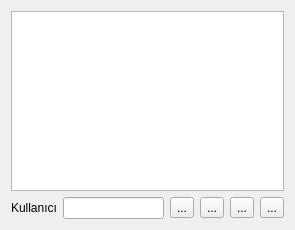
<?xml version="1.0" encoding="UTF-8"?>
<ui version="4.0">
 <class>f_user</class>
 <widget class="QDialog" name="f_user">
  <property name="geometry">
   <rect>
    <x>0</x>
    <y>0</y>
    <width>295</width>
    <height>230</height>
   </rect>
  </property>
  <property name="sizePolicy">
   <sizepolicy hsizetype="Fixed" vsizetype="Fixed">
    <horstretch>0</horstretch>
    <verstretch>0</verstretch>
   </sizepolicy>
  </property>
  <property name="windowTitle">
   <string>Kullanıcı Ekle/Çıkar/Yedekle</string>
  </property>
  <property name="windowIcon">
   <iconset>
    <normaloff>../../../../../../usr/kde/3.5/share/icons/crystalsvg/32x32/actions/edit_user.png</normaloff>../../../../../../usr/kde/3.5/share/icons/crystalsvg/32x32/actions/edit_user.png</iconset>
  </property>
  <layout class="QGridLayout" name="gridLayout">
   <item row="0" column="0" colspan="6">
    <widget class="QListWidget" name="lwUserList">
     <property name="toolTip">
      <string>Kullanıcılar</string>
     </property>
    </widget>
   </item>
   <item row="1" column="0">
    <widget class="QLabel" name="label">
     <property name="text">
      <string>Kullanıcı</string>
     </property>
    </widget>
   </item>
   <item row="1" column="1">
    <widget class="QLineEdit" name="lEUser">
     <property name="toolTip">
      <string>Eklenecek kullanıcı ismini giriniz.</string>
     </property>
    </widget>
   </item>
   <item row="1" column="2">
    <widget class="QToolButton" name="tBAdd">
     <property name="toolTip">
      <string>Ekle</string>
     </property>
     <property name="text">
      <string>...</string>
     </property>
     <property name="icon">
      <iconset resource="ikonlar.qrc">
       <normaloff>:/ikonlar/ikonlar/apply.png</normaloff>:/ikonlar/ikonlar/apply.png</iconset>
     </property>
    </widget>
   </item>
   <item row="1" column="3">
    <widget class="QToolButton" name="tBDel">
     <property name="toolTip">
      <string>Sil</string>
     </property>
     <property name="text">
      <string>...</string>
     </property>
     <property name="icon">
      <iconset resource="ikonlar.qrc">
       <normaloff>:/ikonlar/ikonlar/button_cancel.png</normaloff>:/ikonlar/ikonlar/button_cancel.png</iconset>
     </property>
    </widget>
   </item>
   <item row="1" column="4">
    <widget class="QToolButton" name="tbBackup">
     <property name="toolTip">
      <string>Yedekle</string>
     </property>
     <property name="text">
      <string>...</string>
     </property>
     <property name="icon">
      <iconset resource="ikonlar.qrc">
       <normaloff>:/ikonlar/ikonlar/easymoblog.png</normaloff>:/ikonlar/ikonlar/easymoblog.png</iconset>
     </property>
    </widget>
   </item>
   <item row="1" column="5">
    <widget class="QToolButton" name="tbGeriYukle">
     <property name="toolTip">
      <string>Geri Yükle</string>
     </property>
     <property name="text">
      <string>...</string>
     </property>
     <property name="icon">
      <iconset resource="ikonlar.qrc">
       <normaloff>:/ikonlar/ikonlar/kartmodu2.png</normaloff>:/ikonlar/ikonlar/kartmodu2.png</iconset>
     </property>
    </widget>
   </item>
  </layout>
 </widget>
 <resources>
  <include location="ikonlar.qrc"/>
 </resources>
 <connections>
  <connection>
   <sender>lwUserList</sender>
   <signal>currentTextChanged(QString)</signal>
   <receiver>lEUser</receiver>
   <slot>setText(QString)</slot>
   <hints>
    <hint type="sourcelabel">
     <x>147</x>
     <y>99</y>
    </hint>
    <hint type="destinationlabel">
     <x>113</x>
     <y>212</y>
    </hint>
   </hints>
  </connection>
 </connections>
</ui>
